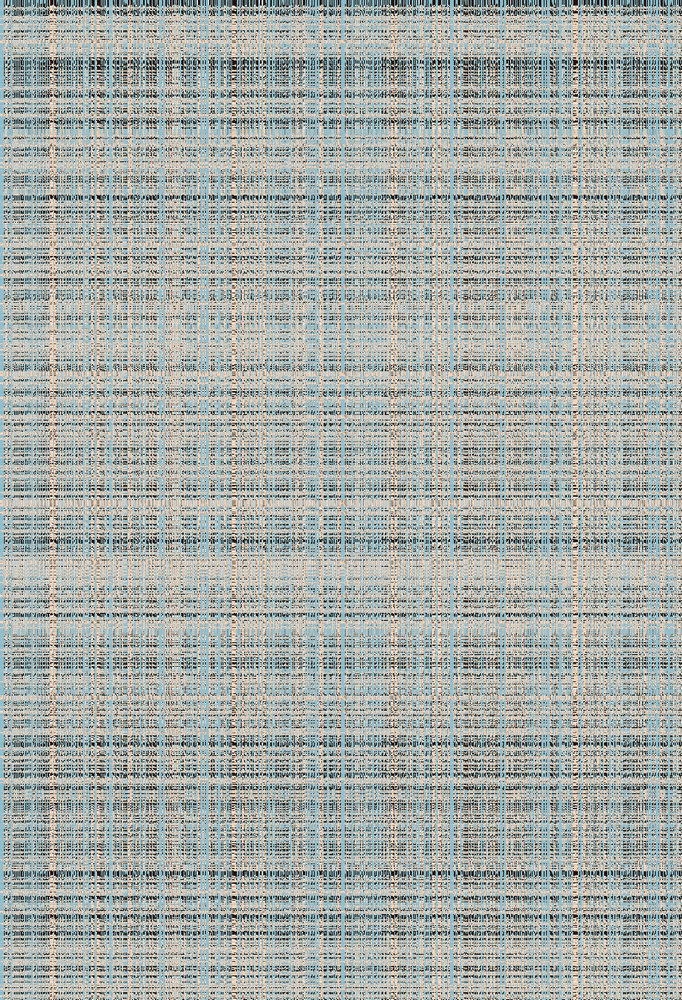
#> input picture InFile.png, 682 x 1000 px, shrunk from 858 x 1258 before the run
$ python unscramble1.py
#> lines starting #> are read from the running program, lines starting #| are printed output that depends on the picture
import numpy as np
from scipy.spatial.distance import cdist
from scipy.optimize import linear_sum_assignment
from PIL import Image


def imsplit(im_s, axis):
    return np.split(im_s, im_s.shape[1] if axis == "x" else im_s.shape[0], axis=1 if axis == "x" else 0)


def map(cols, func):
    return np.array(list(map(func, cols)))


def seriate(D, method):
    return np.arange(D.shape[0])


def get_order(out):
    return out


def imappend(im, axis):
    return np.concatenate(im, axis=1 if axis == "x" else 0)


def unscramble(im_s, axis="x", method="TSP"):
    cols = imsplit(im_s, axis)
    D = cdist(np.array(cols).reshape(len(cols), -1),
              np.array(cols).reshape(len(cols), -1), metric="cityblock")
    row_ind, col_ind = linear_sum_assignment(D)
    out = np.array(cols)[col_ind].squeeze()
    out = out[:, np.newaxis]  # Add an extra dimension to the array
    return np.concatenate(out, axis=1 if axis == "x" else 0)


im_s = np.array(Image.open("InFile.png"))
#> im_s is the input picture: shape (1000, 682, 4); mean R, G, B, A 165.6, 171.3, 166.9, 255
unscrambled_image = unscramble(im_s, axis="y")
#> in unscramble, `cols = imsplit(im_s, axis)`: cols = 1000 items
#> in unscramble, `D = cdist(np.array(cols).reshape(len(cols), -1), np.array(cols).reshap..`:
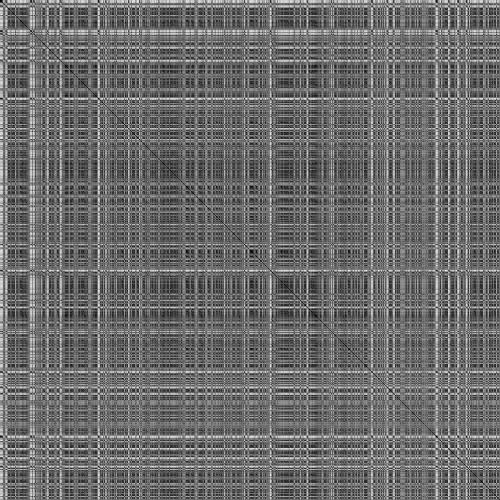
#> D: shape (1000, 1000) float64 (shown at 1/2 size); min 0, max 221538, mean 94364.9; drawn with min black and max white
#> in unscramble, `row_ind, col_ind = linear_sum_assignment(D)`: row_ind = 1000 values from 0 to 999
unscrambled_image = unscramble(unscrambled_image, axis="x")
#> call 2 of unscramble, with axis = 'x', method = 'TSP'
#> in unscramble (call 2), `cols = imsplit(im_s, axis)`: cols = 682 items
#> in unscramble (call 2), `D = cdist(np.array(cols).reshape(len(cols), -1), np.array(cols).reshap..`:
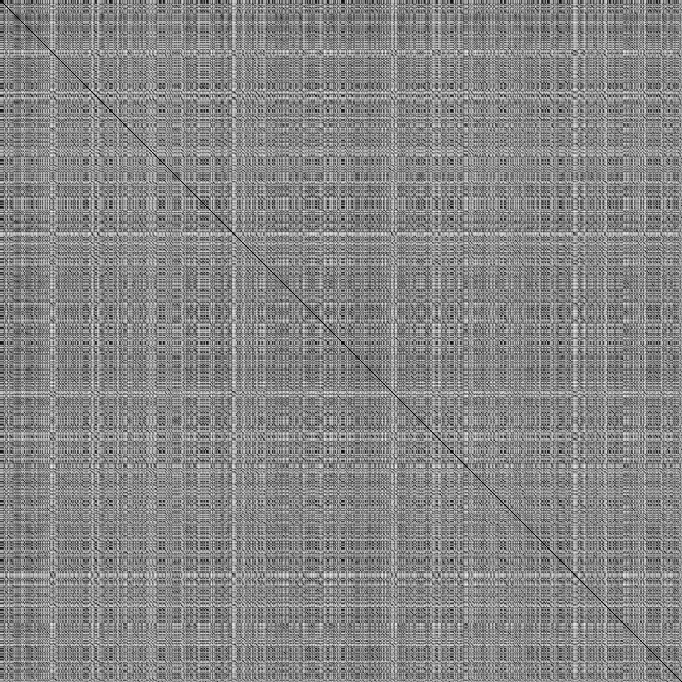
#> D: shape (682, 682) float64; min 0, max 235083, mean 123954.8; drawn with min black and max white
#> in unscramble (call 2), `row_ind, col_ind = linear_sum_assignment(D)`: row_ind = 682 values from 0 to 681
#> in unscramble (call 2), `out = np.array(cols)[col_ind].squeeze()`:
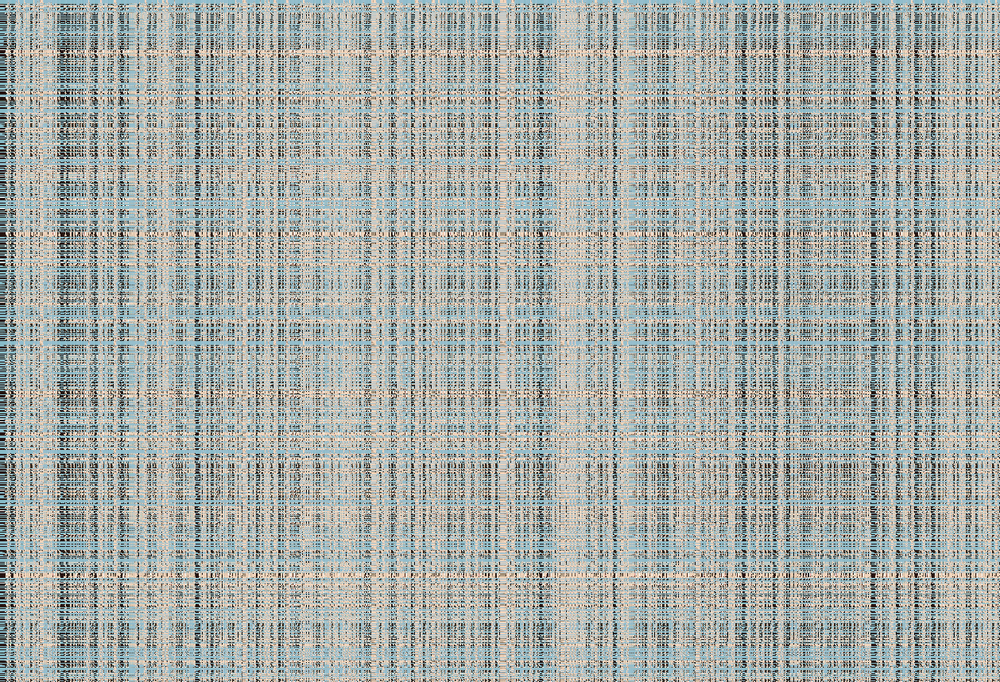
#> out: shape (682, 1000, 4); mean of channels 0, 1, 2, 3 165.6, 171.3, 166.9, 255; drawn as R, G, B
Image.fromarray(unscrambled_image.astype(np.uint8)).save("OutFile.png")
Image.fromarray(unscrambled_image.astype(np.uint8)).show()

$ run again, with OutFile1.png copied over InFile.png
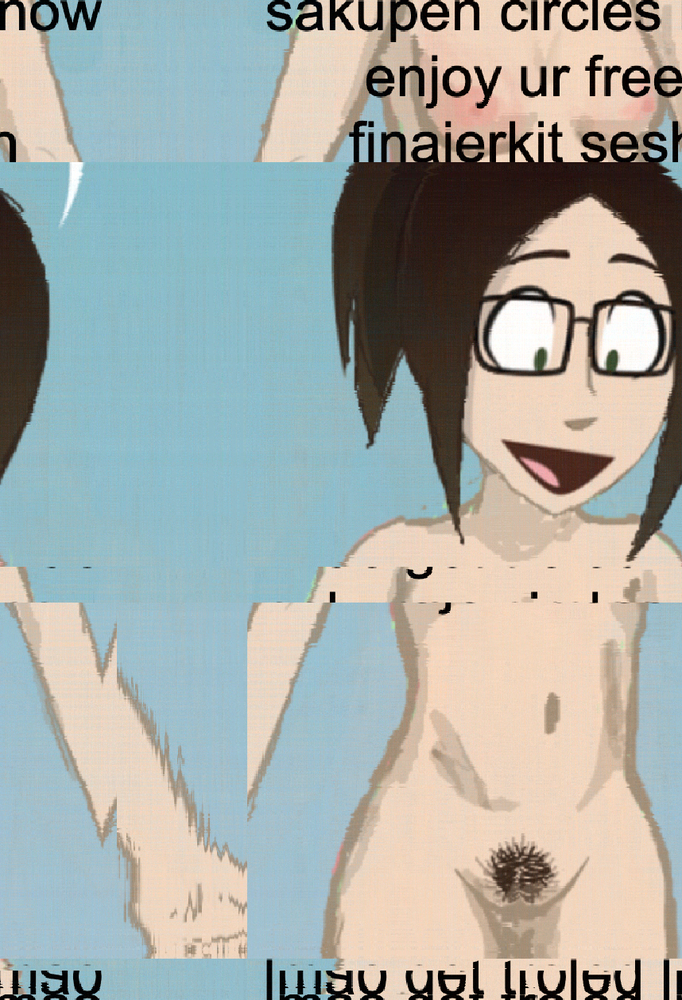
#> input picture OutFile1.png, 682 x 1000 px, shrunk from 858 x 1258 before the run
#> im_s is the input picture: shape (1000, 682, 4); mean R, G, B, A 165.7, 171.2, 166.8, 255
#> cols = 1000 items
#> row_ind = 1000 values from 0 to 999
#> cols = 682 items
#> in unscramble (call 2), `D = cdist(np.array(cols).reshape(len(cols), -1), np.array(cols).reshap..`:
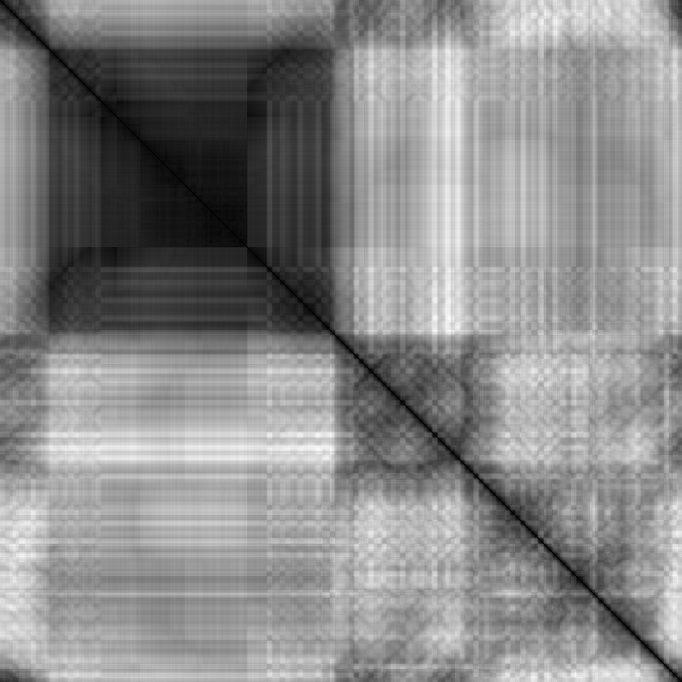
#> D: shape (682, 682) float64; min 0, max 271645, mean 146088.9; drawn with min black and max white
#> row_ind = 682 values from 0 to 681
#> in unscramble (call 2), `out = np.array(cols)[col_ind].squeeze()`:
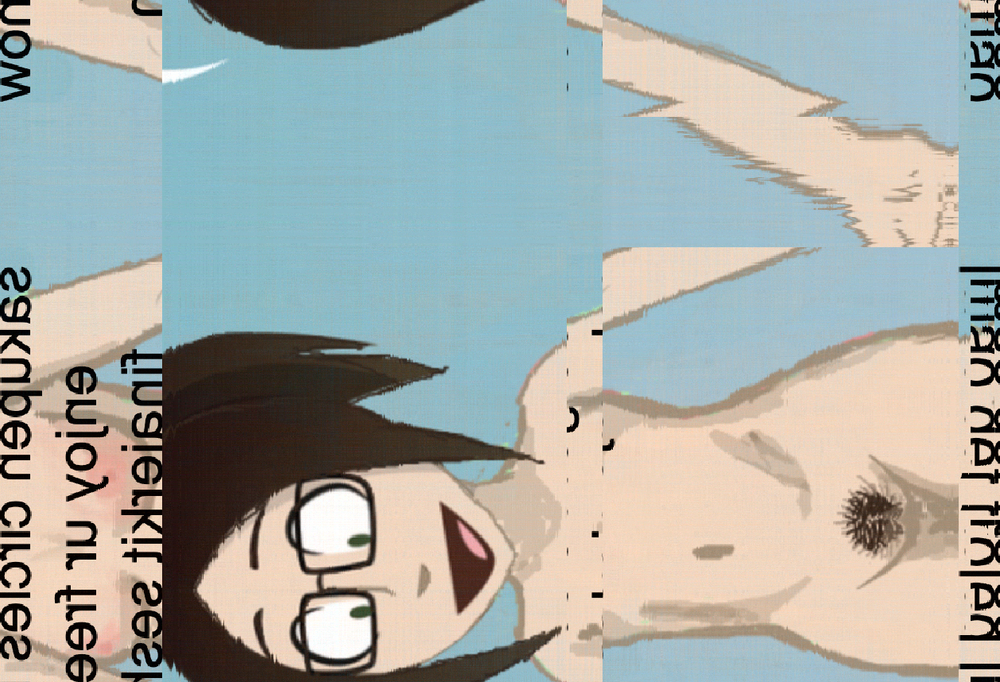
#> out: shape (682, 1000, 4); mean of channels 0, 1, 2, 3 165.7, 171.2, 166.8, 255; drawn as R, G, B

$ run again, with OutFile2.png copied over InFile.png
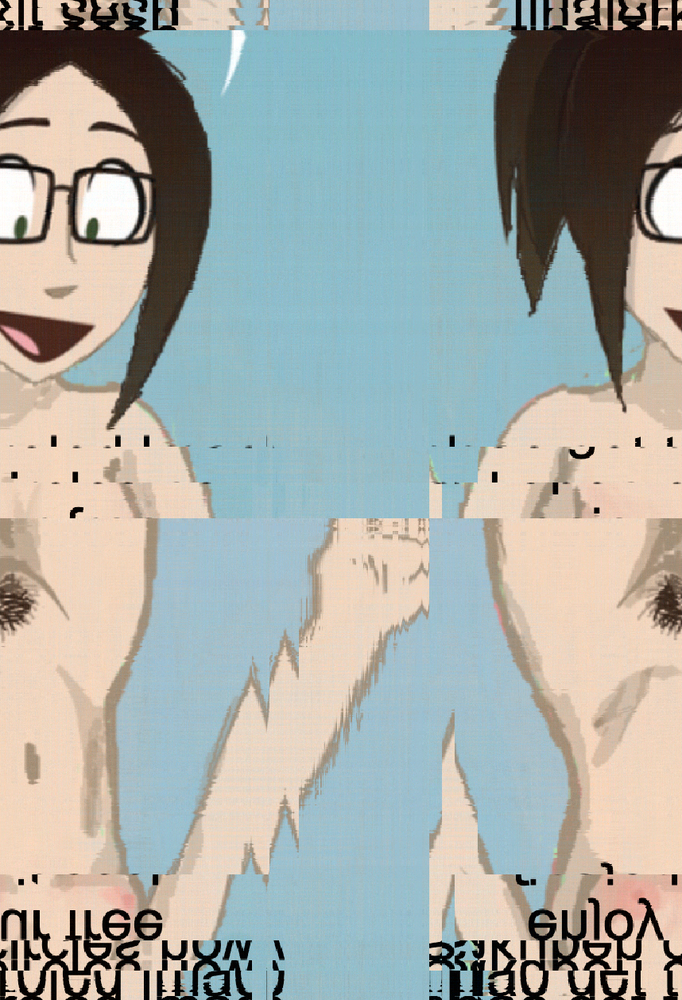
#> input picture OutFile2.png, 682 x 1000 px, shrunk from 858 x 1258 before the run
#> im_s is the input picture: shape (1000, 682, 4); mean R, G, B, A 165.7, 171.2, 166.8, 255
#> cols = 1000 items
#> row_ind = 1000 values from 0 to 999
#> cols = 682 items
#> in unscramble (call 2), `D = cdist(np.array(cols).reshape(len(cols), -1), np.array(cols).reshap..`:
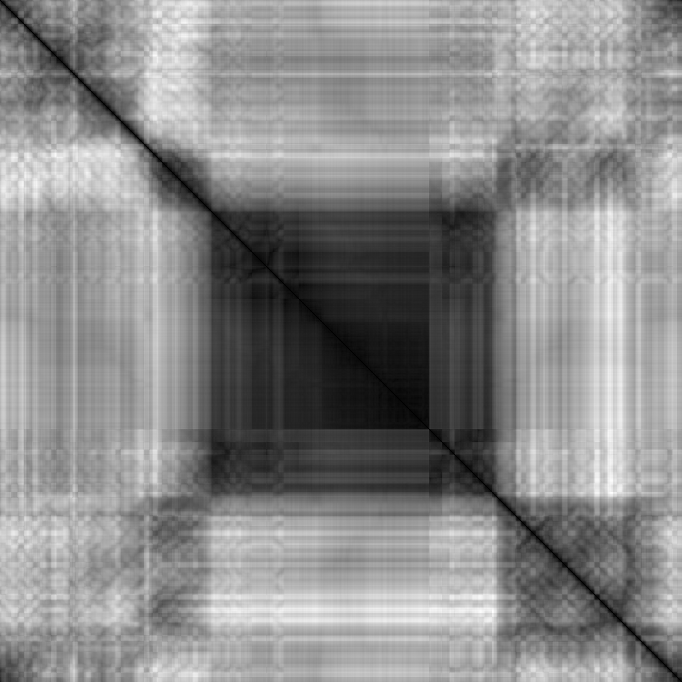
#> D: shape (682, 682) float64; min 0, max 269999, mean 146070.5; drawn with min black and max white
#> row_ind = 682 values from 0 to 681
#> in unscramble (call 2), `out = np.array(cols)[col_ind].squeeze()`:
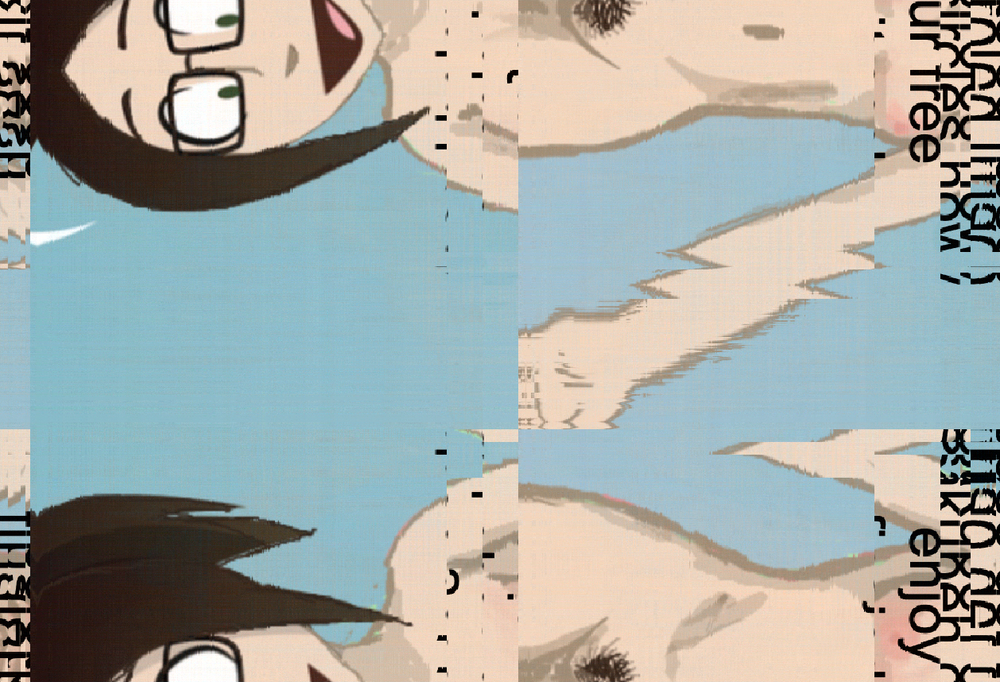
#> out: shape (682, 1000, 4); mean of channels 0, 1, 2, 3 165.7, 171.2, 166.8, 255; drawn as R, G, B

$ run again, with OutFile3.png copied over InFile.png
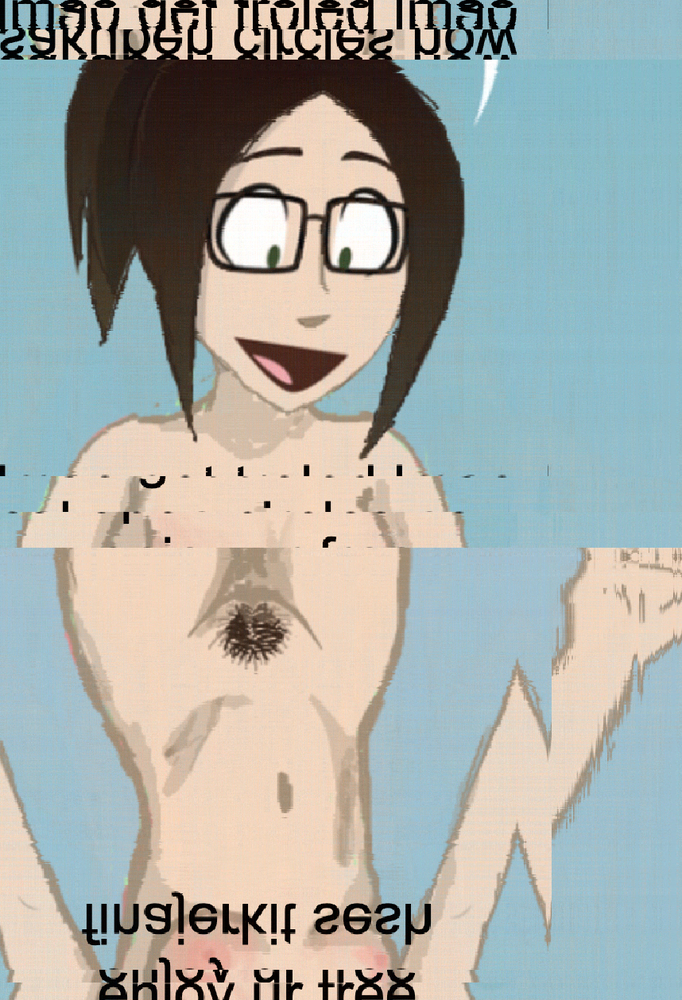
#> input picture OutFile3.png, 682 x 1000 px, shrunk from 858 x 1258 before the run
#> im_s is the input picture: shape (1000, 682, 4); mean R, G, B, A 165.7, 171.2, 166.8, 255
#> cols = 1000 items
#> row_ind = 1000 values from 0 to 999
#> cols = 682 items
#> in unscramble (call 2), `D = cdist(np.array(cols).reshape(len(cols), -1), np.array(cols).reshap..`:
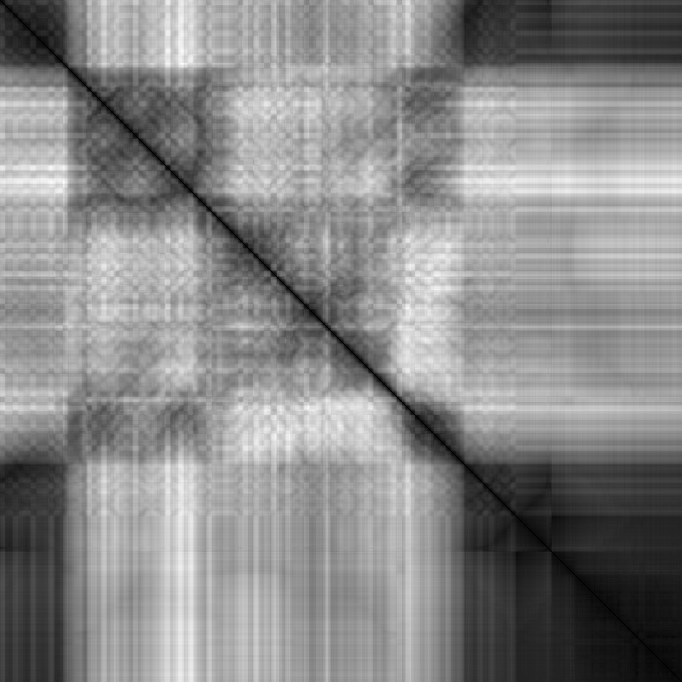
#> D: shape (682, 682) float64; min 0, max 272003, mean 146050.9; drawn with min black and max white
#> row_ind = 682 values from 0 to 681
#> in unscramble (call 2), `out = np.array(cols)[col_ind].squeeze()`:
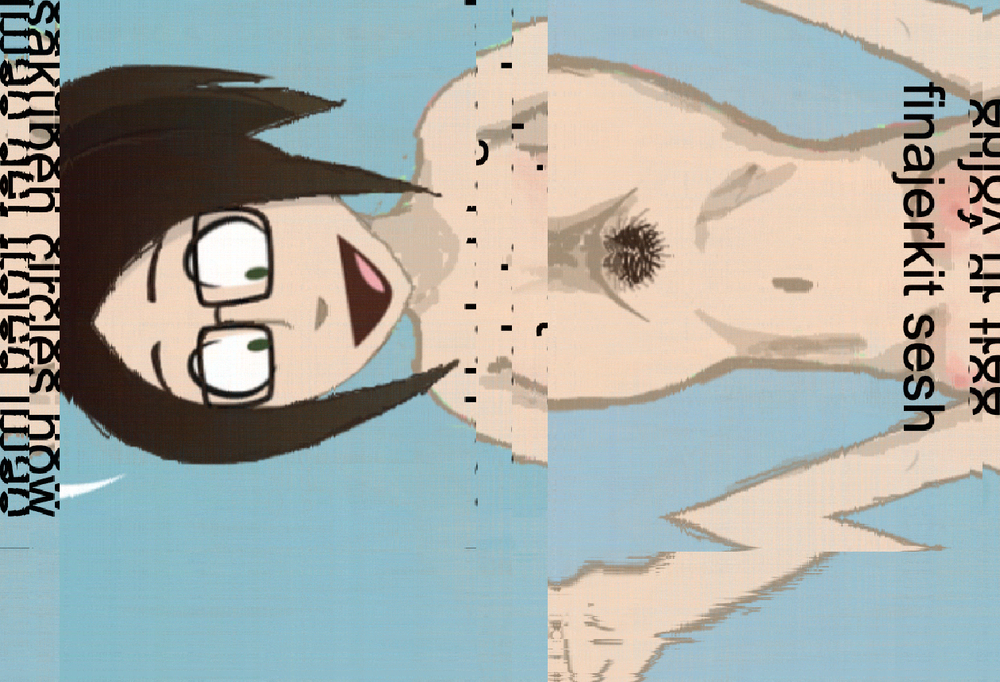
#> out: shape (682, 1000, 4); mean of channels 0, 1, 2, 3 165.7, 171.2, 166.8, 255; drawn as R, G, B
